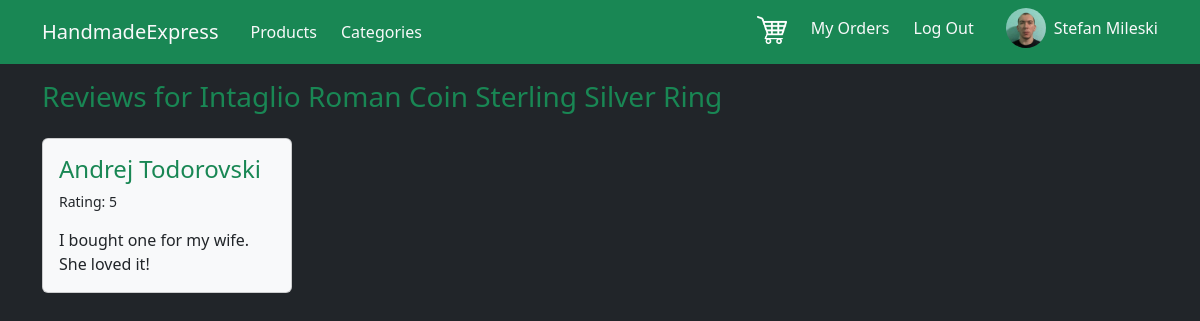
Page /reviews/intaglio-roman-coin-sterling-silver-ring (signed in) on the committed database.
### ShopApp/models.py (models this page shows, shortened)
class CustomUser(models.Model):
    user = models.OneToOneField(User, on_delete=models.CASCADE, primary_key=True, related_name='profile')
    address = models.CharField(max_length=200)
    phone = models.CharField(max_length=200)
    display_name = models.CharField(max_length=200)
    image = models.ImageField(upload_to='uploaded/', default='default.png')

class Product(models.Model):
    name = models.CharField(max_length=200)
    price = models.DecimalField(decimal_places=2, max_digits=10, validators=[MinValueValidator(0)])
    quantity = models.PositiveIntegerField(validators=[MinValueValidator(0)])
    description = models.TextField()
    image = models.ImageField(upload_to='uploaded/')
    category = models.ForeignKey(Category, on_delete=models.CASCADE)
    material = models.ForeignKey(Material, on_delete=models.CASCADE)
    color = models.ForeignKey(Color, on_delete=models.CASCADE)
    seller = models.ForeignKey(CustomUser, on_delete=models.CASCADE, related_name='products')
    created_at = models.DateTimeField(auto_now_add=True)
    sold = models.IntegerField(default=0)
    slug = models.SlugField(default="", blank=True, db_index=True)
    class Meta:
        unique_together = ['seller', 'slug']

class Review(models.Model):
    created_at = models.DateTimeField(auto_now_add=True)
    updated_at = models.DateTimeField(auto_now=True)
    rating = models.PositiveIntegerField(validators=[MinValueValidator(1), MaxValueValidator(5)])
    comment = models.TextField(null=True, blank=True)
    image = models.ImageField(upload_to='uploaded/', null=True, blank=True)
    customer = models.ForeignKey(CustomUser, on_delete=models.CASCADE)
    product = models.ForeignKey(Product, on_delete=models.CASCADE, related_name='reviews')
    class Meta:
        unique_together = ['customer', 'product']

### ShopApp/views.py (the view)
# urls.py: path('reviews/<slug:slug>', views.reviews, name='reviews'),
def reviews(request, slug):
    product = Product.objects.get(slug=slug)
    reviews_list = list(product.reviews.all())
    reviews_list.sort(key=lambda x: x.created_at)
    return render(request, 'ShopApp/product_reviews.html', {
        "product": product,
        "reviews": product.reviews.all()
    })

### ShopApp/templates/ShopApp/product_reviews.html (shortened to what this page needs)
{% extends 'base.html' %}
{% block content %}
    <div class="d-flex">
        <h3 class="text-success d-inline mb-4 me-4">Reviews for {{ product.name }}</h3>
    </div>
    {% if reviews %}
        <div class="d-flex flex-wrap">
            {% for review in reviews %}
                {% include 'ShopApp/includes/review.html' %}
            {% endfor %}
        </div>
    {% else %}
        <h5 class="text-light">There are no reviews for this product yet.</h5>
    {% endif %}
{% endblock %}

### templates/base.html (shortened to what this page needs)
{% load static %}
<!DOCTYPE html>
<html lang="en">
<head>
    <link href="https://cdn.jsdelivr.net/npm/bootstrap@5.3.0-alpha3/dist/css/bootstrap.min.css" rel="stylesheet"
>
</head>
<body class="bg-dark">
<nav class="navbar navbar-expand-lg bg-success">
    <div class="container d-flex justify-content-between">
        <div class="d-flex">
            <a class="navbar-brand text-light" href="/">HandmadeExpress</a>
            <ul class="navbar-nav">
                <li class="nav-item ms-2">
                    <a class="nav-link text-light" aria-current="page" href="/products">Products</a>
                </li>
                <li class="nav-item ms-2">
                    <a class="nav-link text-light" aria-current="page" href="/categories">Categories</a>
                </li>
            </ul>
        </div>
        <div>
            <ul class="navbar-nav">
                {% if not request.user.is_superuser %}
                    <li class="nav-item me-2">
                        <a class="nav-link text-light" href="/cart">
                            <img src="{% static "images/cart_icon.png" %}" width="30px"
                                 alt="Shopping Cart">
                        </a>
                    </li>
                    <li class="nav-item me-2">
                        <a class="nav-link text-light" href="{% url 'orders' %}">My Orders</a>
                    </li>
                {% endif %}
                {% if request.user.username %}
                    <li class="nav-item">
                        <a class="nav-link text-light" href="{% url 'logout' %}">Log Out</a>
                    </li>
                    {% if not request.user.is_superuser %}
                        <a href="{% url "seller_profile" request.user.username %}" class="text-decoration-none">
                            <li class="nav-item d-flex ms-3">
                                <img src="{{ request.user.profile.image.url }}" height="40px" width="40px"
                                     alt="{{ request.user.profile.display_name }}"
                                     class="rounded-circle ms-2">
                                <p class="text-light ms-2 pt-2">
                                    {{ request.user.profile.display_name }}
                                </p>
                            </li>
                        </a>
                    {% endif %}
                {% else %}
                    <li class="nav-item">
                        <a class="nav-link text-light" href="{% url 'login' %}">Log In</a>
                    </li>
                {% endif %}
            </ul>
        </div>
    </div>
</nav>
<div class="container mt-3">
    {% block content %}
    {% endblock %}
</div>
</body>
</html>

### ShopApp/templates/ShopApp/includes/review.html (shortened to what this page needs)
<div class="card bg-light d-flex mb-3 flex-shrink-1 me-4" style="width: 250px; height: fit-content;">
    <div class="card-body d-flex flex-column">
        <a class="text-decoration-none text-success" href="#">
            <h4 class="tw-bold d-inline-block">{{ review.customer.display_name }}</h4>
        </a>
        <p style="font-size: 14px" class="d-inline-block">Rating: {{ review.rating }}</p>
        <p class="card-text d-inline-block">{{ review.comment }}</p>
    </div>
</div>

### rows in the picture
Product: name "Intaglio Roman Coin Sterling Silver Ring"
Review: customer.display_name "Andrej Todorovski", rating "5", comment "I bought one for my wife. She loved it!"

### other values in the picture
{{ request.user.profile.display_name }} "Stefan Mileski"
